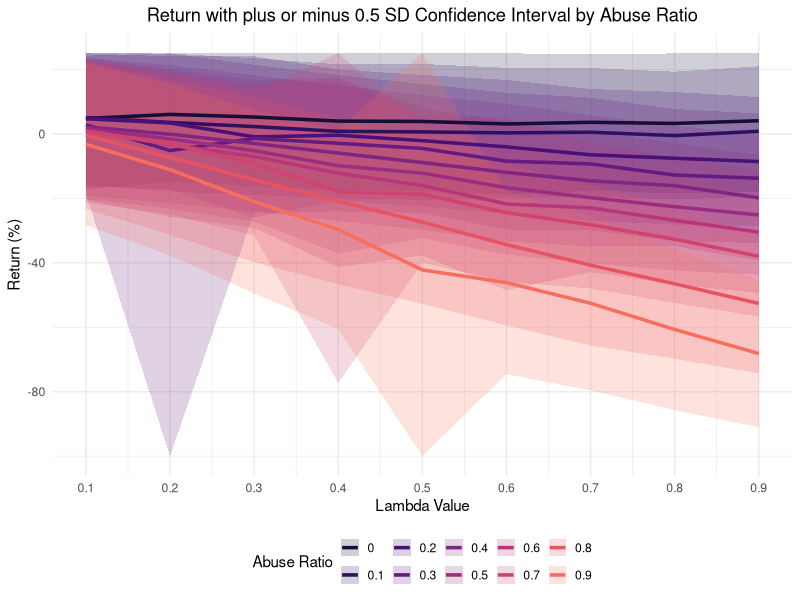
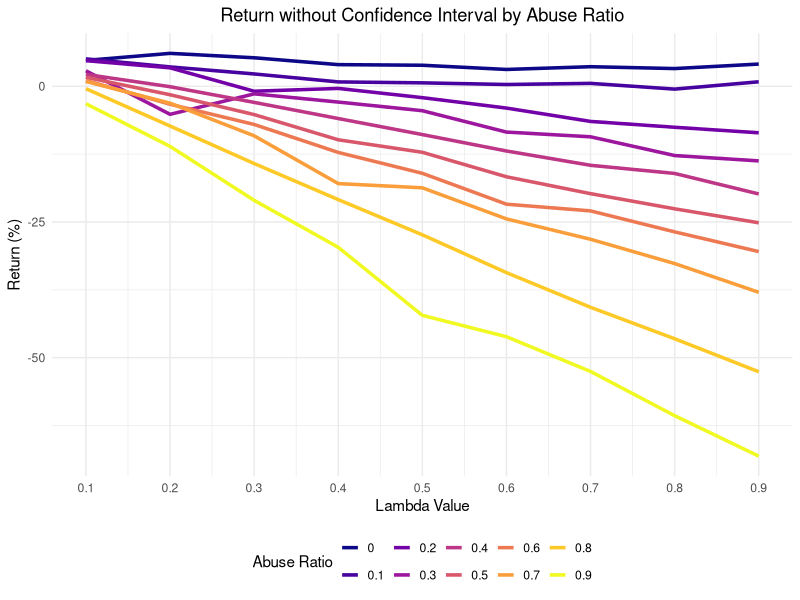

Recreate these plots in R, in order.
## ---- chunk 1
knitr::opts_chunk$set(echo = TRUE)
## ---- chunk 2
library(data.table)
library(ggplot2)
## ---- chunk 3
# % Return at Different Pressure Settings
return_dt <- data.table(
    abuse_ratio = c(0, 0.1, 0.2, 0.3, 0.4, 0.5, 0.6, 0.7, 0.8, 0.9),
    lambda_0.1 = c(4.76473, 5.04958, 4.71596, 2.84991, 2.18284, 1.6512, 1.06770, 0.87888, -0.44871, -3.21756),
    lambda_0.2 = c(6.06275, 3.56516, 3.39372, -5.16797, -0.08512, -1.56226, -3.31014, -3.11505, -7.32223, -11.0714),
    lambda_0.3 = c(5.24833, 2.26873, -0.91624, -1.39935, -2.96998, -5.21708, -7.03568, -9.12327, -14.2363, -21.0129),
    lambda_0.4 = c(3.98635, 0.80165, -0.39472, -2.91047, -5.94576, -9.86191, -12.1923, -17.9295, -20.8831, -29.6657),
    lambda_0.5 = c(3.87400, 0.63042, -2.10115, -4.50369, -8.90094, -12.1673, -16.0381, -18.7089, -27.3653, -42.2083),
    lambda_0.6 = c(3.09900, 0.32567, -4.01964, -8.44136, -11.9264, -16.6746, -21.7277, -24.4353, -34.3353, -46.1438),
    lambda_0.7 = c(3.60528, 0.53412, -6.47903, -9.31158, -14.5637, -19.7869, -22.9624, -28.1903, -40.7257, -52.5469),
    lambda_0.8 = c(3.26188, -0.52581, -7.55500, -12.7652, -16.0634, -22.5785, -26.8280, -32.6669, -46.5174, -60.6900),
    lambda_0.9 = c(4.09142, 0.82856, -8.57397, -13.7512, -19.8439, -25.1562, -30.4616, -37.9605, -52.6035, -68.1493)
)
# % Standard Deviation at Different Pressure Settings
sd_dt <- data.table(
    abuse_ratio = c(0, 0.1, 0.2, 0.3, 0.4, 0.5, 0.6, 0.7, 0.8, 0.9),
    lambda_0.1 = c(43.7538, 41.5666, 42.0065, 42.8553, 42.7181, 43.8668, 43.3496, 44.2436, 45.6755, 50.1521),
    lambda_0.2 = c(41.9749, 42.7653, 41.3599, 198.625, 42.8371, 43.3251, 44.8455, 43.7528, 47.9238, 53.2982),
    lambda_0.3 = c(42.9851, 42.3916, 50.0412, 45.7494, 42.4351, 44.0311, 44.2513, 44.6331, 51.1880, 56.9215),
    lambda_0.4 = c(42.8058, 41.5718, 40.8170, 42.2755, 42.0963, 54.3918, 58.2550, 118.6425, 51.5654, 61.8381),
    lambda_0.5 = c(42.9635, 42.1541, 40.7934, 40.0070, 41.7231, 40.4179, 43.2834, 42.5524, 50.6880, 188.7836),
    lambda_0.6 = c(43.8749, 40.3778, 41.5486, 42.4104, 42.7635, 41.4917, 53.6246, 42.8549, 50.2566, 56.8045),
    lambda_0.7 = c(42.3506, 39.8282, 40.8640, 41.1597, 40.7469, 40.8893, 39.8253, 39.5828, 49.8207, 54.0856),
    lambda_0.8 = c(43.4310, 39.6847, 41.1322, 40.9887, 37.4769, 39.5600, 39.7511, 39.6098, 46.4905, 50.0125),
    lambda_0.9 = c(44.2391, 40.3015, 40.0298, 40.2006, 39.0265, 37.0917, 37.8211, 37.5083, 43.3250, 45.8065)
)
## ---- chunk 4
return_long <- melt(return_dt,
    id.vars = "abuse_ratio",
    variable.name = "lambda", value.name = "return"
)
sd_long <- melt(sd_dt,
    id.vars = "abuse_ratio",
    variable.name = "lambda", value.name = "sd"
)

# Merge two datasets
plot_data <- merge(return_long, sd_long, by = c("abuse_ratio", "lambda"))

# Add boundary constraints
y_min <- -100
y_max <- 25
plot_data[, `:=`(
    adjusted_ymin = pmax(return - 0.5 * sd, y_min),
    adjusted_ymax = pmin(return + 0.5 * sd, y_max)
)]

# Plotting with C.I.
ggplot(plot_data, aes(x = as.numeric(gsub("lambda_", "", lambda)), y = return, group = factor(abuse_ratio))) +
    geom_ribbon(aes(ymin = adjusted_ymin, ymax = adjusted_ymax, fill = factor(abuse_ratio)),
        alpha = 0.2
    ) +
    geom_line(aes(color = factor(abuse_ratio)), linewidth = 1.2) +
    labs(
        title = "Return with plus or minus 0.5 SD Confidence Interval by Abuse Ratio",
        x = "Lambda Value",
        y = "Return (%)",
        color = "Abuse Ratio",
        fill = "Abuse Ratio"
    ) +
    theme_minimal() +
    scale_x_continuous(breaks = seq(0.1, 0.9, by = 0.1)) +
    scale_color_viridis_d(option = "plasma") +
    scale_fill_viridis_d(option = "plasma") +
    guides(
        color = guide_legend(nrow = 2, title.position = "top"),
        fill = guide_legend(nrow = 2, title.position = "top")
    ) +
    theme(
        legend.position = "bottom",
        plot.title = element_text(hjust = 0.5),
        legend.key.size = unit(0.5, "cm")
    ) +
    scale_x_continuous(breaks = seq(0, 0.9, by = 0.1)) +
    scale_y_continuous(limits = c(y_min, y_max)) +
    coord_cartesian(ylim = c(y_min, y_max)) + # Double protection for y-axis range
    scale_color_viridis_d(option = "magma", begin = 0.1, end = 0.7) +
    scale_fill_viridis_d(option = "magma", begin = 0.1, end = 0.7) +
    guides(
        color = guide_legend(nrow = 2),
        fill = guide_legend(nrow = 2)
    ) +
    guides(
        color = guide_legend(nrow = 2, ncol = 5),
        fill = guide_legend(nrow = 2, ncol = 5)
    )
## ---- chunk 5
# plot without C.I.
ggplot(plot_data, aes(x = as.numeric(gsub("lambda_", "", lambda)), y = return, group = factor(abuse_ratio))) +
    geom_line(aes(color = factor(abuse_ratio)), linewidth = 1.2) +
    labs(
        title = "Return without Confidence Interval by Abuse Ratio",
        x = "Lambda Value",
        y = "Return (%)",
        color = "Abuse Ratio"
    ) +
    theme_minimal() +
    scale_x_continuous(breaks = seq(0.1, 0.9, by = 0.1)) +
    scale_color_viridis_d(option = "plasma") +
    guides(
        color = guide_legend(nrow = 2, title.position = "top")
    ) +
    theme(
        legend.position = "bottom",
        plot.title = element_text(hjust = 0.5),
        legend.key.size = unit(0.5, "cm")
    ) +
    guides(color = guide_legend(nrow = 2, ncol = 5))
